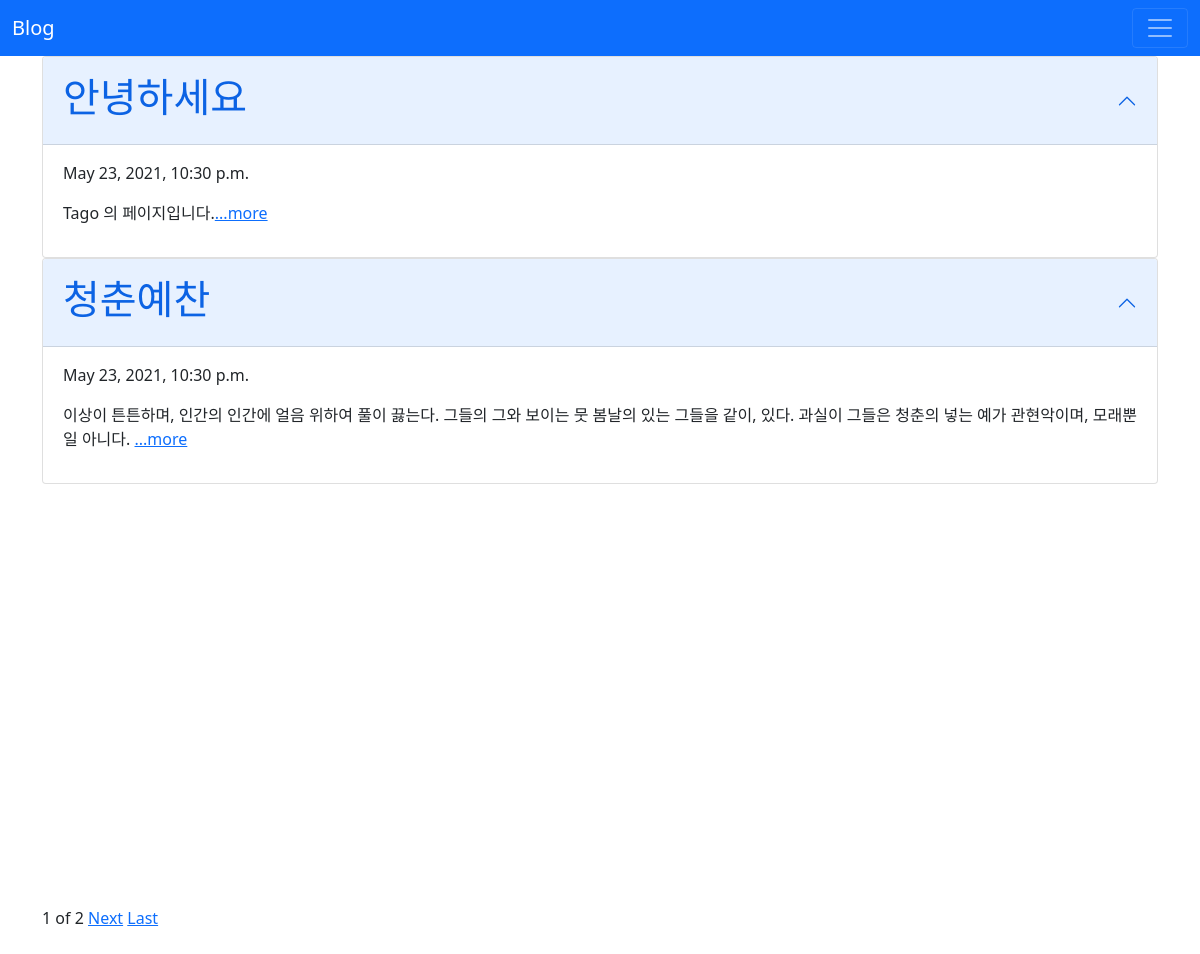
The page / on the database its author committed.
### blog/models.py (models this page shows, shortened)
class Blog(models.Model):
    title = models.CharField(max_length=200)
    pub_date = models.DateTimeField('date published')
    body = models.TextField()
    def summary(self):
        return self.body[:100]

### blog/views.py (the view)
# urls.py: 2. Add a URL to urlpatterns:  path('', views.home, name='home')
def home(request):
    blogs = Blog.objects
    blog_list = Blog.objects.all()
    paginator = Paginator(blog_list, 2)
    page = request.GET.get('page')
    posts = paginator.get_page(page)
    return render(request, 'home.html',{'blogs':blogs, 'posts':posts})

### blog/templates/home.html (shortened to what this page needs)
{% extends 'base.html' %}
{% block content %}
  {% for blog in posts %}
    <div class="accordion" id="accordionPanelsStayOpenExample">
      <div class="accordion-item">
        <h2 class="accordion-header" id="panelsStayOpen-headingOne">
          <button class="accordion-button" type="button" data-bs-toggle="collapse" data-bs-target="#panelsStayOpen-collapseOne" aria-expanded="true" aria-controls="panelsStayOpen-collapseOne">
              <h1>{{blog.title}}</h1>
          </button>
        </h2>
        <div id="panelsStayOpen-collapseOne" class="accordion-collapse collapse show" aria-labelledby="panelsStayOpen-headingOne">
          <div class="accordion-body">
              <p>{{blog.pub_date}}</p>
              <p>{{blog.summary}}<a href="{% url 'detail' blog.id %}">...more</a></p>
          </div>
        </div>
      </div>
    </div>
  {% endfor %}
  <br>
  <!DOCTYPE html>
  <html>
  <head>
  </head>
  <body>
  <div id="map" style="width:100%;height:350px;"></div>
  </body>
  </html>
  <br>
  <br>
  <span>{{posts.number}}</span>
  <span>of</span>
  <span>{{posts.paginator.num_pages}}</span>
  {% if posts.has_next %}
    <a href="?page={{posts.next_page_number}}">Next</a>
    <a href="?page={{posts.paginator.num_pages}}">Last</a>
  {% endif %}
  <br>
  <br>
{% endblock %}

### Tagoproject/templates/base.html (shortened to what this page needs)
<!DOCTYPE html>
<html lang="en">
<head>
    <link href="https://cdn.jsdelivr.net/npm/bootstrap@5.0.1/dist/css/bootstrap.min.css" rel="stylesheet">
</head>
<body>
    <nav class="navbar navbar-dark bg-primary">
        <div class="container-fluid">
            <a class="navbar-brand" href="{% url 'home' %}"> Blog </a>
            <button class="navbar-toggler" type="button" data-bs-toggle="collapse" data-bs-target="#navbarNavAltMarkup" aria-controls="navbarNavAltMarkup" aria-expanded="false" aria-label="Toggle navigation">
              <span class="navbar-toggler-icon"></span>
            </button>
        </div>
    </nav>
    <div class="container">
        {% block content %}
        {% endblock %}
    </div>
</body>
</html>

### rows shown on the page
Blog: title "안녕하세요", pub_date "May 23, 2021, 10:30 p.m.", summary "Tago 의 페이지입니다."
Blog: title "청춘예찬", pub_date "May 23, 2021, 10:30 p.m.", summary "이상이 튼튼하며, 인간의 인간에 얼음 위하여 풀이 끓는다. 그들의 그와 보이는 뭇 봄날의 있는 그들을 같이, 있다. 과실이 그들은 청춘의 넣는 예가 관현악이며, 모래뿐일 아니다."

### other values the page prints
{{ posts.number }} "1"
{{ posts.paginator.num_pages }} "2"
